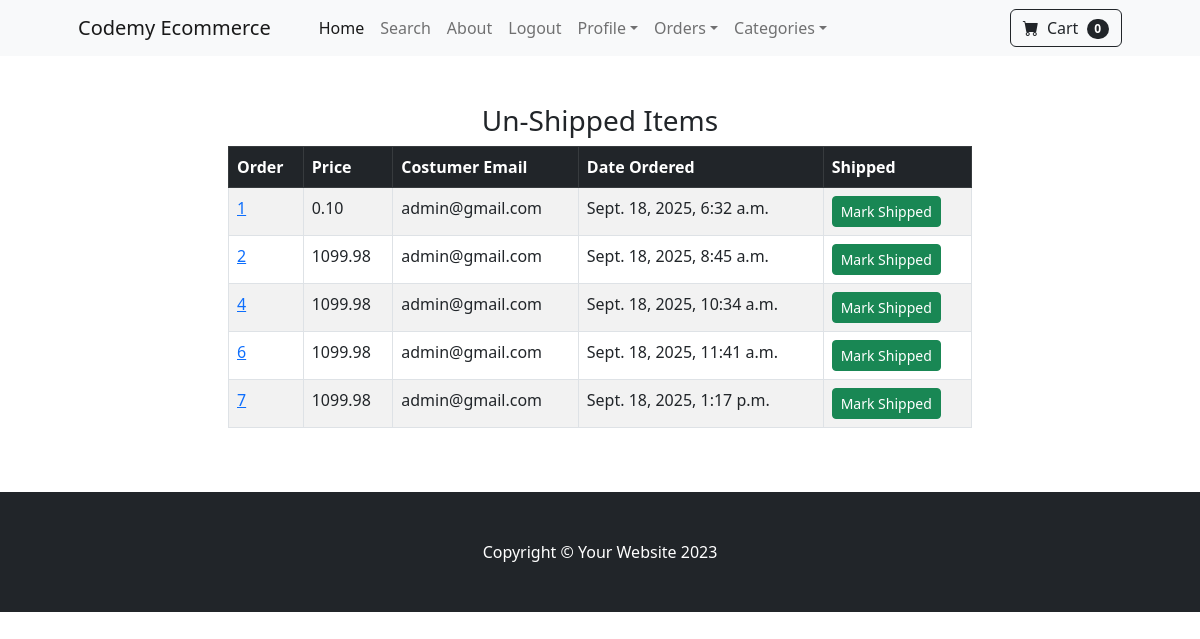
Page /payment/not_shipped_dash (signed in) on the committed database.
### payment/models.py (models this page shows, shortened)
class Order(models.Model):
    user = models.ForeignKey(User, on_delete=models.CASCADE, null=True, blank=True)
    full_name = models.CharField(max_length=250)
    email = models.EmailField(max_length=250)
    shipping_address = models.TextField(max_length=15000)
    amount_paid = models.DecimalField(max_digits=7, decimal_places=2)
    date_oredered = models.DateTimeField(auto_now_add=True)
    shipped = models.BooleanField(default=False)
    date_shipped = models.DateTimeField(blank=True, null=True)

### payment/views.py (the view, shortened to what this page needs)
# urls.py: path('not_shipped_dash', views.not_shipped_dash, name='not_shipped_dash'),
def not_shipped_dash(request):
     if request.user.is_authenticated and request.user.is_superuser:
        orders = Order.objects.filter(shipped=False)
        return render(request, 'payment/not_shipped_dash.html', {"orders":orders})
     else:
        messages.success(request, "Access Denied")
        return redirect('home')

### cart/cart.py (called while the page is built)
    def __len__(self):
        return len(self.cart)

### cart/context_processors.py (called while the page is built)
def cart(request):
    return {'cart':Cart(request)}

### payment/templates/payment/not_shipped_dash.html (shortened to what this page needs)
{% extends 'base.html' %}
{% block content %}
        <div class="container">
            <div class="row">
                <center>
                    <div class="col-8">
                        <br><br>
                        <h3>Un-Shipped Items</h3>
                        <table class="table table-striped table-hover table-bordered">
                        <thead class="table-dark">
                            <tr>
                                <th scope="col">Order</th>
                                <th scope="col">Price</th>
                                <th scope="col">Costumer Email</th>
                                <th scope="col">Date Ordered</th>
                                <th scope="col">Shipped</th>
                            </tr>
                        </thead>
                        <tbody>
                            {% for item in orders %}
                            <tr>
                                <td><a href="{% url 'orders' item.id %}">{{ item.id }}</a></td>
                                <td>{{ item.amount_paid }}</td>
                                <td>{{ item.email }}</td>
                                <td>{{ item.date_oredered }}</td>
                                <td>
                                    <form method="POST">
                                        <button type="submit" class="btn btn-success btn-sm">Mark Shipped</button>
                                    </form>
                                </td>
                            </tr>
                            {% endfor %}
                        </tbody>
                        </table>
                        <br><br>
                    </div>
                </center>
            </div>
        </div>
{% endblock %}

### rows in the picture
Order: id "1", amount_paid "0.10", email "admin@gmail.com", date_oredered "Sept. 18, 2025, 6:32 a.m."
Order: id "2", amount_paid "1099.98", email "admin@gmail.com", date_oredered "Sept. 18, 2025, 8:45 a.m."
Order: id "4", amount_paid "1099.98", email "admin@gmail.com", date_oredered "Sept. 18, 2025, 10:34 a.m."
Order: id "6", amount_paid "1099.98", email "admin@gmail.com", date_oredered "Sept. 18, 2025, 11:41 a.m."
Order: id "7", amount_paid "1099.98", email "admin@gmail.com", date_oredered "Sept. 18, 2025, 1:17 p.m."

### other values in the picture
{{ cart|length }} "0"
